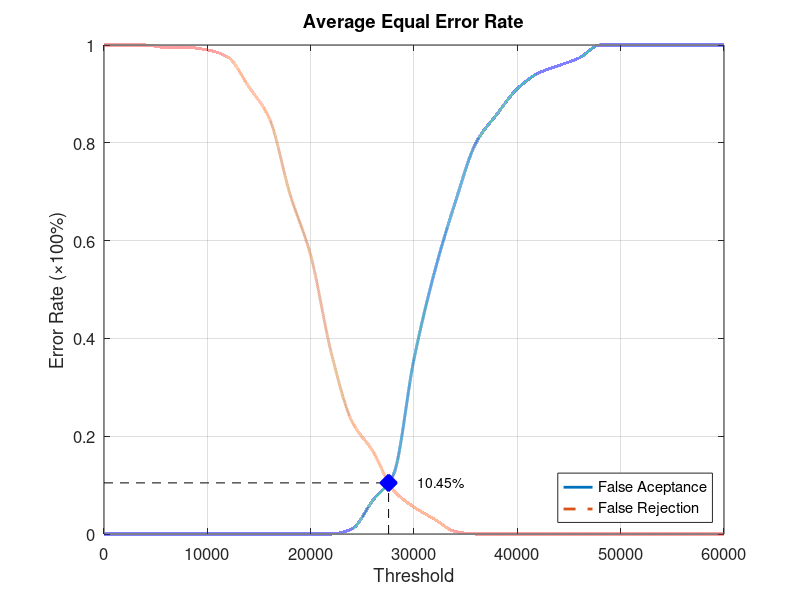
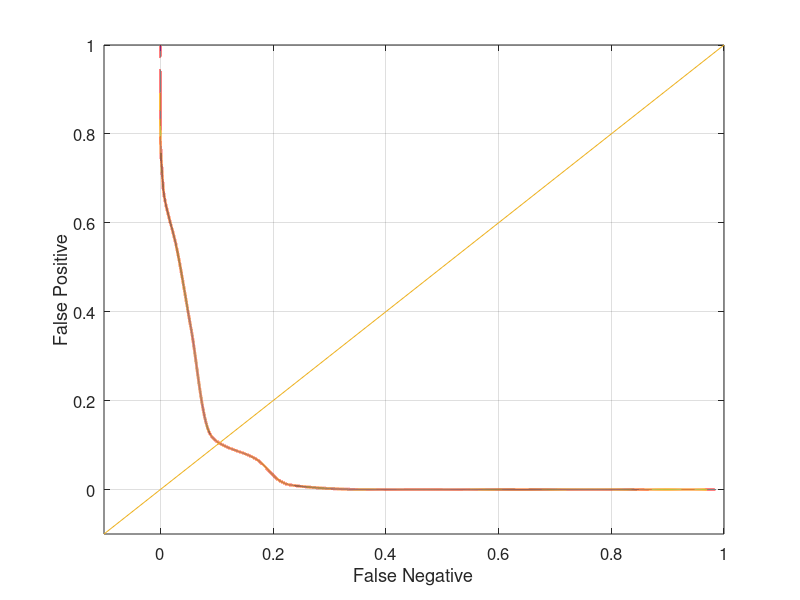

The MATLAB script that drew these images, in order:
function yEER = Database2_4
close all;
clear;
clc;
x = 0:2000:60000;
xq = 0:0.5:60000;

y0 = [0 0 0 0 0 0 0 0 0 0 0 0 0.0105263 0.0684211 0.121053 0.357895 0.536842 0.678947 0.8 0.857895 0.910526 0.942105 0.957895 0.973684 1 1 1 1 1 1 1];
yy0 = interp1(x, y0, xq, 'pchip');
y1 = [1 1 1 0.995 0.995 0.99 0.975 0.915 0.85 0.695 0.57 0.37 0.23 0.17 0.09 0.055 0.03 0.005 0 0 0 0 0 0 0 0 0 0 0 0 0];
yy1 = interp1(x, y1, xq, 'pchip');

% Calculating EER: 
y2 = abs(y0 - y1);
find(y2 == min(y2))
yy2 = abs(yy0 - yy1);
xEER = find(yy2 == min(yy2));
xEERIndex = xq(xEER) % X-axis EER
yEER = yy0(xEER) % Y-axis EER

main = figure
plot(xq, yy0,'-','LineWidth', 2);	hold on
plot(xq, yy1,'--','LineWidth', 2);	hold on
plot([xEERIndex xEERIndex], [0 yEER], 'k--');	hold on
plot([0 xEERIndex], [yEER yEER], 'k--');	hold on
plot(xEERIndex, yEER, 'bx', 'LineWidth', 10);	hold on
text(xEERIndex + 10 * xEERIndex / 100, yEER, [num2str(round((10000 * yEER)) / 100) '%'])
legend('False Aceptance', 'False Rejection', 'Location', 'SouthEast')
xlabel('Threshold')
ylabel('Error Rate (\times100%)')
title('Average Equal Error Rate')
set(gca, 'FontSize', 12)
axis([0 60000 0 1])
grid on

print(main, 'Database2_4Main', '-dpng');
FNRxFPR = figure('Color', [1 1 1]);
plot(yy1, yy0, '-', yy1, yy0, 'LineWidth', 2);
hold on
y = -0.1:0.1:1
plot(y, y); 
set(gca, 'FontSize', 12)
xlabel('False Negative')
ylabel('False Positive')
axis([-0.1 1 -0.1 1])
set(gca, 'FontSize', 12)
grid on

print(FNRxFPR, 'Database2_4FNRxFPR','-dpng');
end
